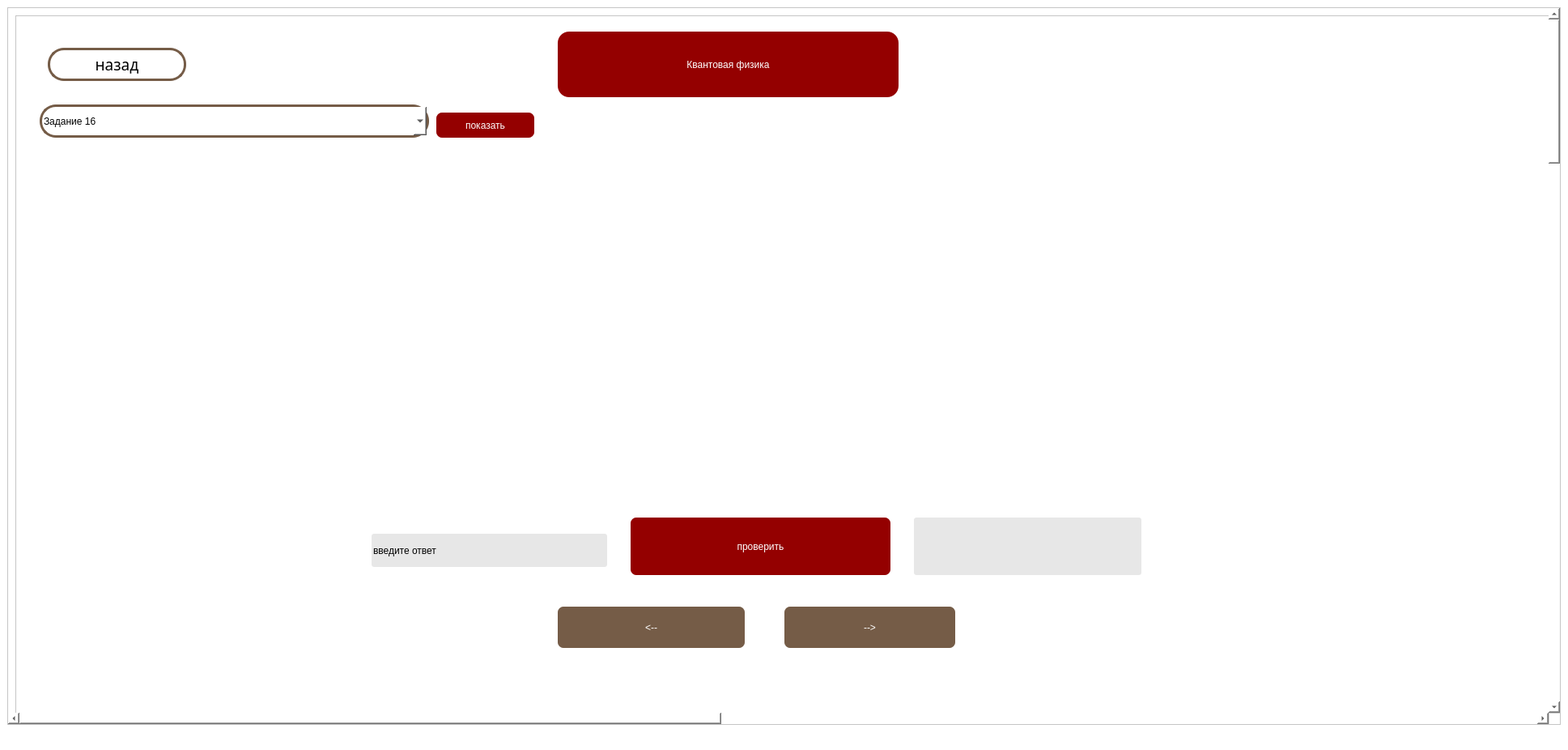
<?xml version="1.0" encoding="UTF-8"?>
<ui version="4.0">
 <class>MainWindow</class>
 <widget class="QMainWindow" name="MainWindow">
  <property name="geometry">
   <rect>
    <x>0</x>
    <y>0</y>
    <width>1937</width>
    <height>926</height>
   </rect>
  </property>
  <property name="windowTitle">
   <string>MainWindow</string>
  </property>
  <property name="styleSheet">
   <string notr="true">background-color: rgb(255, 255, 255);</string>
  </property>
  <widget class="QWidget" name="centralwidget">
   <property name="styleSheet">
    <string notr="true"/>
   </property>
   <layout class="QVBoxLayout" name="verticalLayout">
    <item>
     <widget class="QScrollArea" name="scrollArea">
      <property name="styleSheet">
       <string notr="true">QSCrollBar:vertical{
	boder:none;
	
	background-color: rgb(255, 239, 112);
	width: 14px;
	margin: 15px 0 15px 0;
	boder-radius: 0px;
}
QScrollBar::handle:vertical{
	background-color: rgb(86, 34, 103);
	min-height: 30px;
	border-radius: 7px;
}

QScrollBar::handle:vertical:hoverl{
	
	background-color: rgb(255, 85, 127);
}

QScrollBar::handle:vertical:pressed{
	
	background-color: rgb(55, 115, 255);
}

</string>
      </property>
      <property name="widgetResizable">
       <bool>true</bool>
      </property>
      <widget class="QWidget" name="scrollAreaWidgetContents">
       <property name="geometry">
        <rect>
         <x>0</x>
         <y>0</y>
         <width>5018</width>
         <height>5018</height>
        </rect>
       </property>
       <layout class="QVBoxLayout" name="verticalLayout_2">
        <item>
         <widget class="QFrame" name="frame">
          <property name="minimumSize">
           <size>
            <width>5000</width>
            <height>5000</height>
           </size>
          </property>
          <property name="styleSheet">
           <string notr="true"/>
          </property>
          <property name="frameShape">
           <enum>QFrame::StyledPanel</enum>
          </property>
          <property name="frameShadow">
           <enum>QFrame::Raised</enum>
          </property>
          <widget class="QLabel" name="logoLabel">
           <property name="geometry">
            <rect>
             <x>260</x>
             <y>30</y>
             <width>271</width>
             <height>61</height>
            </rect>
           </property>
           <property name="text">
            <string/>
           </property>
          </widget>
          <widget class="QPushButton" name="backButton">
           <property name="geometry">
            <rect>
             <x>40</x>
             <y>40</y>
             <width>171</width>
             <height>41</height>
            </rect>
           </property>
           <property name="font">
            <font>
             <family>Sitka Text Semibold</family>
             <pointsize>14</pointsize>
             <weight>7</weight>
             <italic>false</italic>
             <bold>false</bold>
            </font>
           </property>
           <property name="styleSheet">
            <string notr="true">background-color: rgba(255, 255, 255);
                color: rgb(0, 0, 0);
                font: 63 14pt &quot;Sitka Text Semibold&quot;;
                border-radius: 20px;

                border-width:3px;
                border-style: solid;
                border-color:rgba(117, 92, 71,255);</string>
           </property>
           <property name="text">
            <string>назад</string>
           </property>
          </widget>
          <widget class="QLabel" name="label">
           <property name="geometry">
            <rect>
             <x>670</x>
             <y>20</y>
             <width>421</width>
             <height>81</height>
            </rect>
           </property>
           <property name="styleSheet">
            <string notr="true">font: 63 30pt &quot;Sitka Text Semibold&quot;;
background-color: rgb(148, 0, 0);
color: rgb(255, 255, 255);
	border-radius: 14px;</string>
           </property>
           <property name="text">
            <string>Квантовая физика</string>
           </property>
           <property name="alignment">
            <set>Qt::AlignCenter</set>
           </property>
          </widget>
          <widget class="QComboBox" name="comboBox">
           <property name="geometry">
            <rect>
             <x>30</x>
             <y>110</y>
             <width>481</width>
             <height>41</height>
            </rect>
           </property>
           <property name="styleSheet">
            <string notr="true">background-color: rgba(255, 255, 255);
                color: rgb(0, 0, 0);
                font: 63 14pt &quot;Sitka Text Semibold&quot;;
                border-radius: 20px;

                border-width:3px;
                border-style: solid;
                border-color:rgba(117, 92, 71,255);</string>
           </property>
           <item>
            <property name="text">
             <string>Задание 16</string>
            </property>
           </item>
           <item>
            <property name="text">
             <string>Задание 17</string>
            </property>
           </item>
          </widget>
          <widget class="QPushButton" name="showButton">
           <property name="geometry">
            <rect>
             <x>520</x>
             <y>120</y>
             <width>121</width>
             <height>31</height>
            </rect>
           </property>
           <property name="styleSheet">
            <string notr="true">font: 63 14pt &quot;Sitka Text Semibold&quot;;
background-color: rgb(148, 0, 0);
color: rgb(255, 255, 255);
border-radius: 7px;</string>
           </property>
           <property name="text">
            <string>показать</string>
           </property>
          </widget>
          <widget class="QLabel" name="photoLabel">
           <property name="geometry">
            <rect>
             <x>980</x>
             <y>280</y>
             <width>681</width>
             <height>311</height>
            </rect>
           </property>
           <property name="text">
            <string/>
           </property>
          </widget>
          <widget class="QPushButton" name="returnButton">
           <property name="geometry">
            <rect>
             <x>670</x>
             <y>730</y>
             <width>231</width>
             <height>51</height>
            </rect>
           </property>
           <property name="styleSheet">
            <string notr="true">font: 63 14pt &quot;Sitka Text Semibold&quot;;
background-color: rgba(117, 92, 71,255);
color: rgb(255, 255, 255);
border-radius: 7px;</string>
           </property>
           <property name="text">
            <string>&lt;--</string>
           </property>
          </widget>
          <widget class="QPushButton" name="nextButton">
           <property name="geometry">
            <rect>
             <x>950</x>
             <y>730</y>
             <width>211</width>
             <height>51</height>
            </rect>
           </property>
           <property name="styleSheet">
            <string notr="true">font: 63 14pt &quot;Sitka Text Semibold&quot;;
background-color: rgba(117, 92, 71,255);
color: rgb(255, 255, 255);
border-radius: 7px;</string>
           </property>
           <property name="text">
            <string>--&gt;</string>
           </property>
          </widget>
          <widget class="QLabel" name="textLabel">
           <property name="geometry">
            <rect>
             <x>460</x>
             <y>270</y>
             <width>511</width>
             <height>321</height>
            </rect>
           </property>
           <property name="styleSheet">
            <string notr="true">background-color: rgba(255, 255, 255);
color: rgb(0, 0, 0);
border-color: rgb(255, 255, 255);
font: 63 22pt &quot;Sitka Text Semibold&quot;;</string>
           </property>
           <property name="text">
            <string/>
           </property>
           <property name="alignment">
            <set>Qt::AlignLeading|Qt::AlignLeft|Qt::AlignTop</set>
           </property>
          </widget>
          <widget class="QLineEdit" name="answerEdit">
           <property name="geometry">
            <rect>
             <x>440</x>
             <y>640</y>
             <width>291</width>
             <height>41</height>
            </rect>
           </property>
           <property name="styleSheet">
            <string notr="true">background-color: rgba(255, 255, 255);
color: rgb(0, 0, 0);
border-color: rgb(255, 255, 255);
font: 63 14pt &quot;Sitka Text Semibold&quot;;
background-color: rgba(194, 194, 194, 100);
border-radius: 3px;
</string>
           </property>
           <property name="text">
            <string>введите ответ</string>
           </property>
          </widget>
          <widget class="QPushButton" name="checkButton">
           <property name="geometry">
            <rect>
             <x>760</x>
             <y>620</y>
             <width>321</width>
             <height>71</height>
            </rect>
           </property>
           <property name="styleSheet">
            <string notr="true">font: 63 14pt &quot;Sitka Text Semibold&quot;;
background-color: rgb(148, 0, 0);
color: rgb(255, 255, 255);
border-radius: 7px;</string>
           </property>
           <property name="text">
            <string>проверить</string>
           </property>
          </widget>
          <widget class="QLabel" name="rightLabel">
           <property name="geometry">
            <rect>
             <x>1110</x>
             <y>620</y>
             <width>281</width>
             <height>71</height>
            </rect>
           </property>
           <property name="styleSheet">
            <string notr="true">background-color: rgba(255, 255, 255);
color: rgb(0, 0, 0);
border-color: rgb(255, 255, 255);
font: 63 14pt &quot;Sitka Text Semibold&quot;;
background-color: rgba(194, 194, 194, 100);
border-radius: 3px;
</string>
           </property>
           <property name="text">
            <string/>
           </property>
          </widget>
          <widget class="QLabel" name="numLabel">
           <property name="geometry">
            <rect>
             <x>310</x>
             <y>280</y>
             <width>121</width>
             <height>41</height>
            </rect>
           </property>
           <property name="styleSheet">
            <string notr="true">background-color: rgba(255, 255, 255);
color: rgb(0, 0, 0);
border-color: rgb(255, 255, 255);
font: 63 22pt &quot;Sitka Text Semibold&quot;;</string>
           </property>
           <property name="text">
            <string/>
           </property>
          </widget>
          <widget class="QLabel" name="decisionLabel">
           <property name="geometry">
            <rect>
             <x>510</x>
             <y>810</y>
             <width>841</width>
             <height>621</height>
            </rect>
           </property>
           <property name="text">
            <string/>
           </property>
          </widget>
          <zorder>logoLabel</zorder>
          <zorder>backButton</zorder>
          <zorder>label</zorder>
          <zorder>comboBox</zorder>
          <zorder>showButton</zorder>
          <zorder>returnButton</zorder>
          <zorder>nextButton</zorder>
          <zorder>textLabel</zorder>
          <zorder>photoLabel</zorder>
          <zorder>answerEdit</zorder>
          <zorder>checkButton</zorder>
          <zorder>rightLabel</zorder>
          <zorder>numLabel</zorder>
          <zorder>decisionLabel</zorder>
         </widget>
        </item>
       </layout>
      </widget>
     </widget>
    </item>
   </layout>
  </widget>
  <widget class="QMenuBar" name="menubar">
   <property name="geometry">
    <rect>
     <x>0</x>
     <y>0</y>
     <width>1937</width>
     <height>21</height>
    </rect>
   </property>
  </widget>
  <widget class="QStatusBar" name="statusbar"/>
 </widget>
 <resources/>
 <connections/>
</ui>
